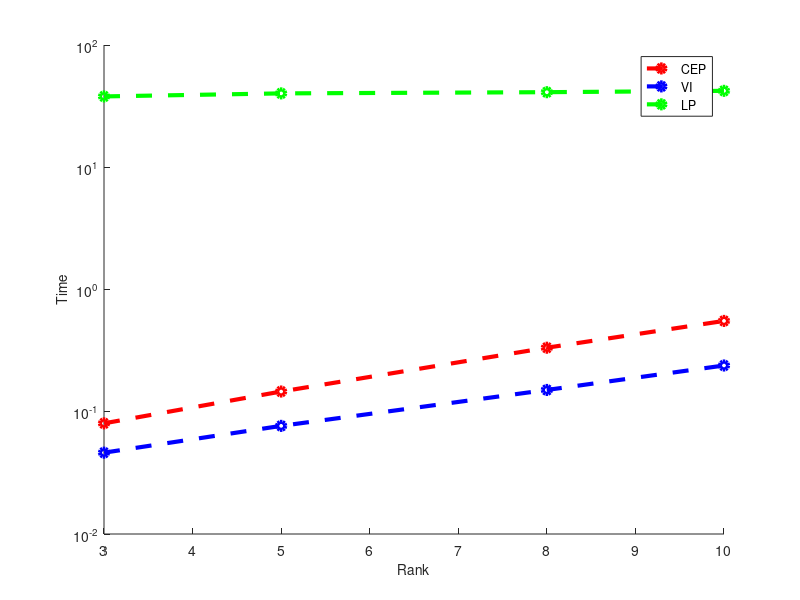

Write MATLAB code to recreate this figure.
clear;
close all;

% load data

load('lp-continuous-5.mat');
load('vi-continuous-5.mat');
load('cep-continuous-5.mat');


rank_list = [3 5 8 10];

num_rank = 4;
num_fold = 5;
k = 1;
ceptime = zeros(num_rank,1);
lptime = zeros(num_rank, 1);
vitime = zeros(num_rank, 1);
for r = 1 : num_rank   
    for nfold = 1 : num_fold
        ceptime(r) = ceptime(r) + cep.time_stat{r,nfold}(end) / cep.iter(r, nfold);
        lptime(r) = lptime(r) + lp.time_stat{r, nfold}(end) / lp.iter(r, nfold);
        vitime(r) = vitime(r) + vi.time_stat{r, nfold}(end) / vi.iter(r, nfold);
    end  
end
ceptime = ceptime / num_fold;
lptime = lptime / num_fold;
vitime = vitime /num_fold;
hold on;
 plot(rank_list ,ceptime, 'redo--', 'LineWidth',3);
 plot(rank_list ,vitime, 'blueo--', 'LineWidth',3);
 plot(rank_list ,lptime, 'greeno--', 'LineWidth',3);

%  title(sprintf('rank: %d', rank_list(r), nfold));
set(gca, 'YScale', 'log');
 set(gca, 'FontSize', 10);
%     ylim([0.1, 10^5]);
        xlim([3,10]);
 legend('CEP', 'VI', 'LP'); 
 xlabel('Rank', 'FontSize', 10);
 ylabel('Time', 'FontSize', 10);
hold off;